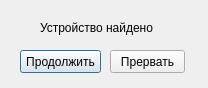
<?xml version="1.0" encoding="UTF-8"?>
<ui version="4.0">
 <class>Dialog</class>
 <widget class="QDialog" name="Dialog">
  <property name="geometry">
   <rect>
    <x>0</x>
    <y>0</y>
    <width>208</width>
    <height>88</height>
   </rect>
  </property>
  <property name="windowTitle">
   <string>Dialog</string>
  </property>
  <widget class="QDialogButtonBox" name="buttonBox">
   <property name="geometry">
    <rect>
     <x>30</x>
     <y>240</y>
     <width>341</width>
     <height>32</height>
    </rect>
   </property>
   <property name="orientation">
    <enum>Qt::Horizontal</enum>
   </property>
   <property name="standardButtons">
    <set>QDialogButtonBox::NoButton</set>
   </property>
  </widget>
  <widget class="QLabel" name="label">
   <property name="geometry">
    <rect>
     <x>40</x>
     <y>20</y>
     <width>131</width>
     <height>16</height>
    </rect>
   </property>
   <property name="text">
    <string>Устройство найдено</string>
   </property>
  </widget>
  <widget class="QPushButton" name="pushButton">
   <property name="geometry">
    <rect>
     <x>20</x>
     <y>50</y>
     <width>81</width>
     <height>23</height>
    </rect>
   </property>
   <property name="text">
    <string>Продолжить</string>
   </property>
  </widget>
  <widget class="QPushButton" name="pushButton_2">
   <property name="geometry">
    <rect>
     <x>110</x>
     <y>50</y>
     <width>75</width>
     <height>23</height>
    </rect>
   </property>
   <property name="text">
    <string>Прервать</string>
   </property>
  </widget>
 </widget>
 <resources/>
 <connections>
  <connection>
   <sender>buttonBox</sender>
   <signal>accepted()</signal>
   <receiver>Dialog</receiver>
   <slot>accept()</slot>
   <hints>
    <hint type="sourcelabel">
     <x>248</x>
     <y>254</y>
    </hint>
    <hint type="destinationlabel">
     <x>157</x>
     <y>274</y>
    </hint>
   </hints>
  </connection>
  <connection>
   <sender>buttonBox</sender>
   <signal>rejected()</signal>
   <receiver>Dialog</receiver>
   <slot>reject()</slot>
   <hints>
    <hint type="sourcelabel">
     <x>316</x>
     <y>260</y>
    </hint>
    <hint type="destinationlabel">
     <x>286</x>
     <y>274</y>
    </hint>
   </hints>
  </connection>
 </connections>
</ui>
